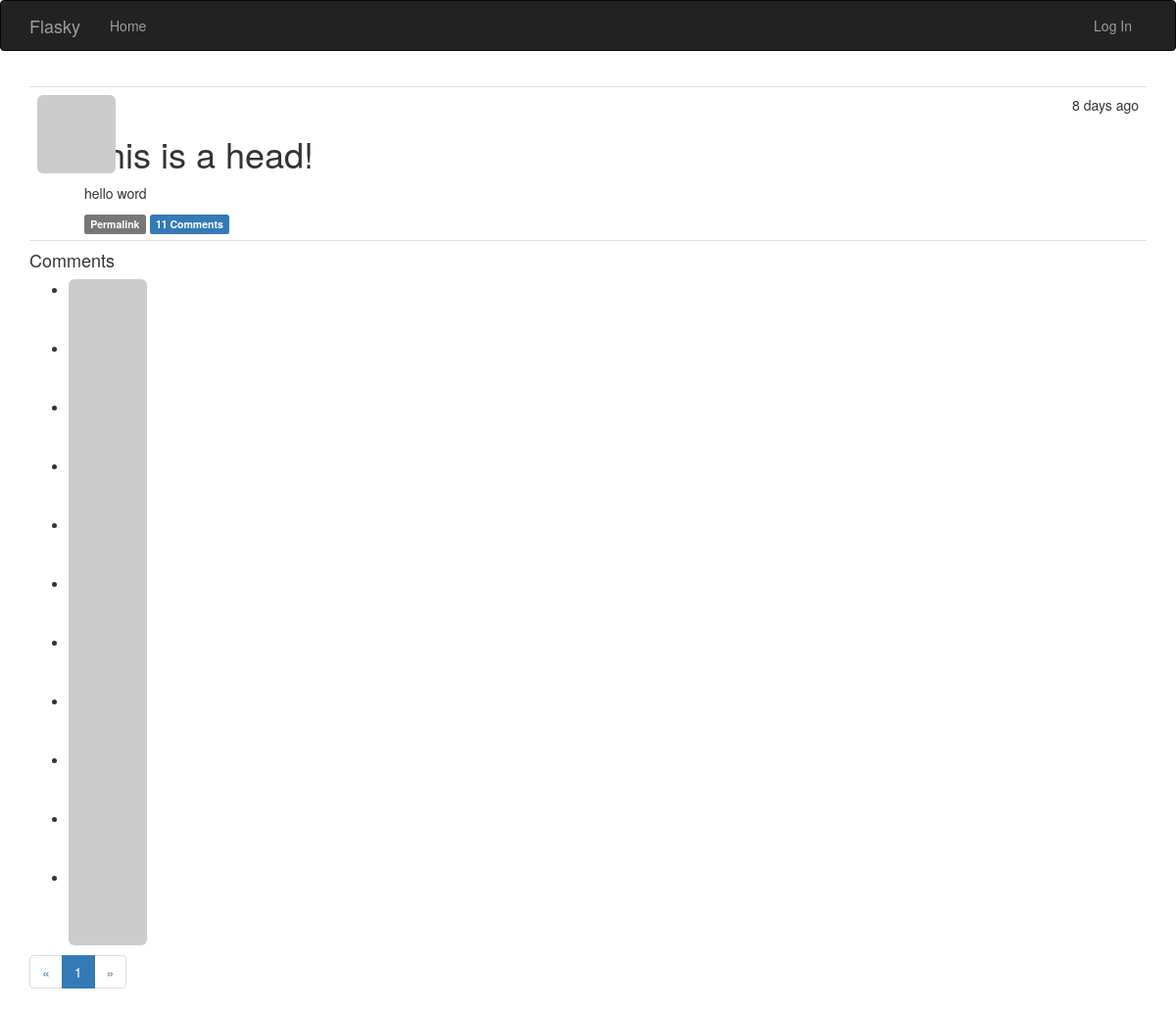
Page /post/104 on the committed database.
### app/models.py (models this page shows, shortened)
class Post(db.Model):
    __tablename__ = 'posts'
    id = db.Column(db.Integer, primary_key=True)
    body = db.Column(db.Text)
    body_html = db.Column(db.Text)
    timestamp = db.Column(db.DateTime, index=True, default=datetime.utcnow)
    author_id = db.Column(db.Integer, db.ForeignKey('users.id'))
    comments = db.relationship('Comment', backref='post', lazy='dynamic')

class Comment(db.Model):
	__tablename__ = 'comments'
	id = db.Column(db.Integer, primary_key=True)
	body = db.Column(db.Text)
	body_html = db.Column(db.Text)
	timestamp = db.Column(db.DateTime, index=True, default=datetime.utcnow)
	disabled = db.Column(db.Boolean)
	author_id = db.Column(db.Integer, db.ForeignKey('users.id'))
	post_id = db.Column(db.Integer, db.ForeignKey('posts.id'))

### app/main/views.py (the view)
@main.route('/post/<int:id>', methods=['GET', 'POST'])
def post(id):
    post =Post.query.get_or_404(id)
    form = CommentForm()
    if form.validate_on_submit():
        comment = Comment(body=form.body.data, post=post,
            author=current_user._get_current_object())
        db.session.add(comment)
        flash('Your comment has been published.')
        return redirect(url_for('.post', id=post.id, page=-1))
    page = request.args.get('page', 1, type=int)
    if page == -1:
        page = (post.comments.count() - 1) / \
                current_app.config['FLASKY_COMMENTS_PER_PAGE'] + 1
    pagination = post.comments.order_by(Comment.timestamp.asc()).paginate(
        page, per_page=current_app.config['FLASKY_COMMENTS_PER_PAGE'],
        error_out=False)
    comments = pagination.items
    return render_template('post.html', posts=[post], form=form, comments=comments, pagination=pagination)

### app/auth/views.py (called while the page is built)
@auth.before_app_request
def before_request():
    if current_user.is_authenticated:
        current_user.ping()
        if not current_user.confirmed \
                and request.endpoint[:5] != 'auth.' \
                and request.endpoint != 'static':
            return redirect(url_for('auth.unconfirmed'))

### app/main/__init__.py (called while the page is built)
@main.app_context_processor
def inject_permissions():
    return dict(Permission=Permission)

### app/main/views.py (called while the page is built)
@main.after_app_request
def after_request(response):
    for query in get_debug_queries():
        if query.duration >= current_app.config['FLASKY_SLOW_DB_QUERY_TIME']:
            current_app.logger.warning(
                'Slow query: %s\nParameters: %s\nDuration: %fs\nContext: %s\n' %
                                       (query.statement, query.parameters, query.duration,
                                            query.context))
    return response

### app/models.py (called while the page is built)
    def gravatar(self, size=100, default='identicon', rating='g'):
        if request.is_secure:
            url = 'https://secure.gravatar.com/avatar'
        else:
            url = 'http://www.gravatar.com/avatar'
        hash = self.avatar_hash or hashlib.md5(
            self.email.encode('utf-8')).hexdigest()
        return '{url}/{hash}?s={size}&d={default}&r={rating}'.format(
            url=url, hash=hash, size=size, default=default, rating=rating)

    def can(self, permissions):
        return False

    def is_administrator(self):
        return False

### app/templates/post.html (shortened to what this page needs)
{% extends "base.html" %}
{% import "bootstrap/wtf.html" as wtf %}
{% import "_macros.html" as macros %}
{% block page_content %}
{% include '_post.html' %}
<h4 id="comments">Comments</h4>
{% include '_comments.html' %}
{% if pagination %}
<div class="pahination">
    {{ macros.pagination_widget(pagination, '.post', fragment='#comments', id=posts[0].id) }}
</div>
{% endif %}
{% endblock %}

### app/templates/_post.html (shortened to what this page needs)
<ul class="posts">
	{% for post in posts %}
	<li class="post">
		<div class="post-thumbnail">
			<a href="{{ url_for('.user', username=post.author.username) }}">
				<img class="img-rounded profile-thumbnail" src="{{ post.author.gravatar(size=40) }}">
			</a>
		</div>
		<div class="post-content">
			<div class="post-date">{{ moment(post.timestamp).fromNow() }}</div>
			<div class="post-author">
				<a href="{{ url_for('.user', username=post.author.username) }}">
				</a>
			</div>
			<div class="post-body">
				{% if post.body_html %}
					{{ post.body_html | safe }}
				{% else %}
					{{ post.body }}
				{% endif %}
			</div>
			<div class="post-footer">
				<a href="{{ url_for('.post', id=post.id) }}">
					<span class="label label-default">Permalink</span>
				</a>
				<a href="{{ url_for('.post', id=post.id) }}#comments">
					<span class="label label-primary">
						{{ post.comments.count() }} Comments
					</span>
				</a>
			</div>
	</li>
	{% endfor %}
</ul>

### app/templates/_comments.html (shortened to what this page needs)
<ul class="comments">
    {% for comment in comments %}
    <li class="comment">
        <div class="comment-thumbnail">
            <a href="{{ url_for('.user', username=comment.author.username) }}">
                <img class="img-rounded profile-thumbnail" src="{{ comment.author.gravatar(size=40) }}">
            </a>
        </div>
        <div class="comment-content">
            <div class="comment-date">{{ moment(comment.timestamp).fromNow() }}</div>
            <div class="comment-author"><a href="{{ url_for('.user', username=comment.author.username) }}">{{ comment.author.username }}</a></div>
            <div class="comment-body">
            </div>
        </div>
    </li>
    {% endfor %}
</ul>

### app/static/styles.css (style rules this page uses)
.profile-thumbnail { position: absolute; }
ul.posts { list-style-type: none; padding: 0px; margin: 16px 0px 0px 0px; border-top: 1px solid #e0e0e0; }
ul.posts li.post { padding: 8px; border-bottom: 1px solid #e0e0e0; }
div.post-date { float: right; }
div.post-author { font-weight: bold; }
div.post-thumbnail { position: absolute; }
div.post-content { margin-left: 48px; min-height: 48px; }

### rows in the picture
Post: timestamp "8 days ago", body_html "This is a head! hello word", comments.count "11"

### other values in the picture
{{ p }} "1"
